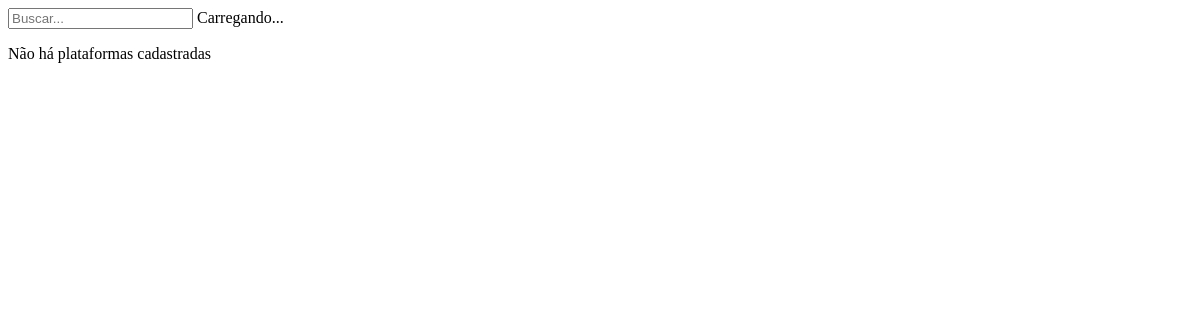
The page /plataformas on the database as committed earlier.
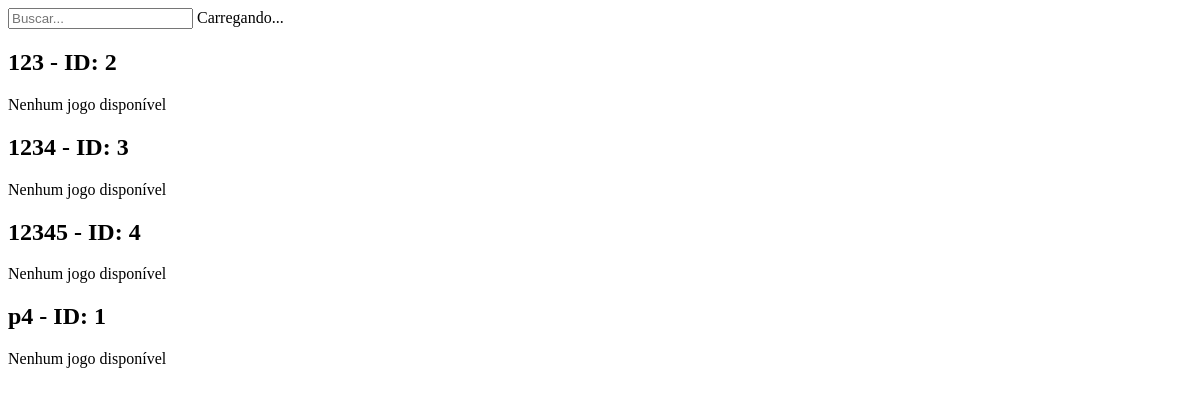
The same page on the database as committed later.
### main.py (models this page shows)
class Plataforma(SQLModel, table=True):
    id: Optional[int] = Field(default=None, primary_key=True)
    nome: str
    jogos: List["Jogo"] = Relationship(
        back_populates="plataforma",
        link_model=Disponibilidade,
    )

### main.py (the view)
@app.get("/plataformas", response_class=HTMLResponse)
def plataformas(request: Request, busca: str | None=''):
    plataformas = buscar_plataformas(busca)
    return templates.TemplateResponse(request, "plataformas.html", {"plataformas": plataformas})

### templates/plataformas.html
<search-box>
  <input
    type="text"
    name="busca"
    placeholder="Buscar..."
    hx-get="/plataformas"
    hx-trigger="input changed delay:500ms"
    hx-select="#plataforma-list"
    hx-target="#plataforma-list"
    hx-indicator="#indicator"
  />
  <span id="indicator" class="htmx-indicator">Carregando...</span>
</search-box>
<div id="plataforma-list">
  <div id="plataforma-card-container" class="flex-h">
    {% for plataforma in plataformas %}
    <div id="plataforma-card-{{ plataforma.id }}" class="flex-1 flex-v">
      <h2>{{ plataforma.nome }} - ID: {{plataforma.id}}</h2>
      {% if plataforma.jogos|length > 0 %}
      <h3>Jogos disponíveis:</h3>
      <ul>
        {% for jogo in plataforma.jogos %}
        <li>{{ jogo.nome }}</li>
        {% endfor %}
      </ul>
      {% else %}
      <p>Nenhum jogo disponível</p>
      {% endif %}
    </div>
    {% else %}
    <p>Não há plataformas cadastradas</p>
    {% endfor %}
  </div>
</div>

Rows that differ between the two databases and show on the page:
added Plataforma: nome "123", id "2"
added Plataforma: nome "1234", id "3"
added Plataforma: nome "12345", id "4"
added Plataforma: nome "p4", id "1"
Other text that changed with them:
text no longer shown: "Não há plataformas cadastradas"
